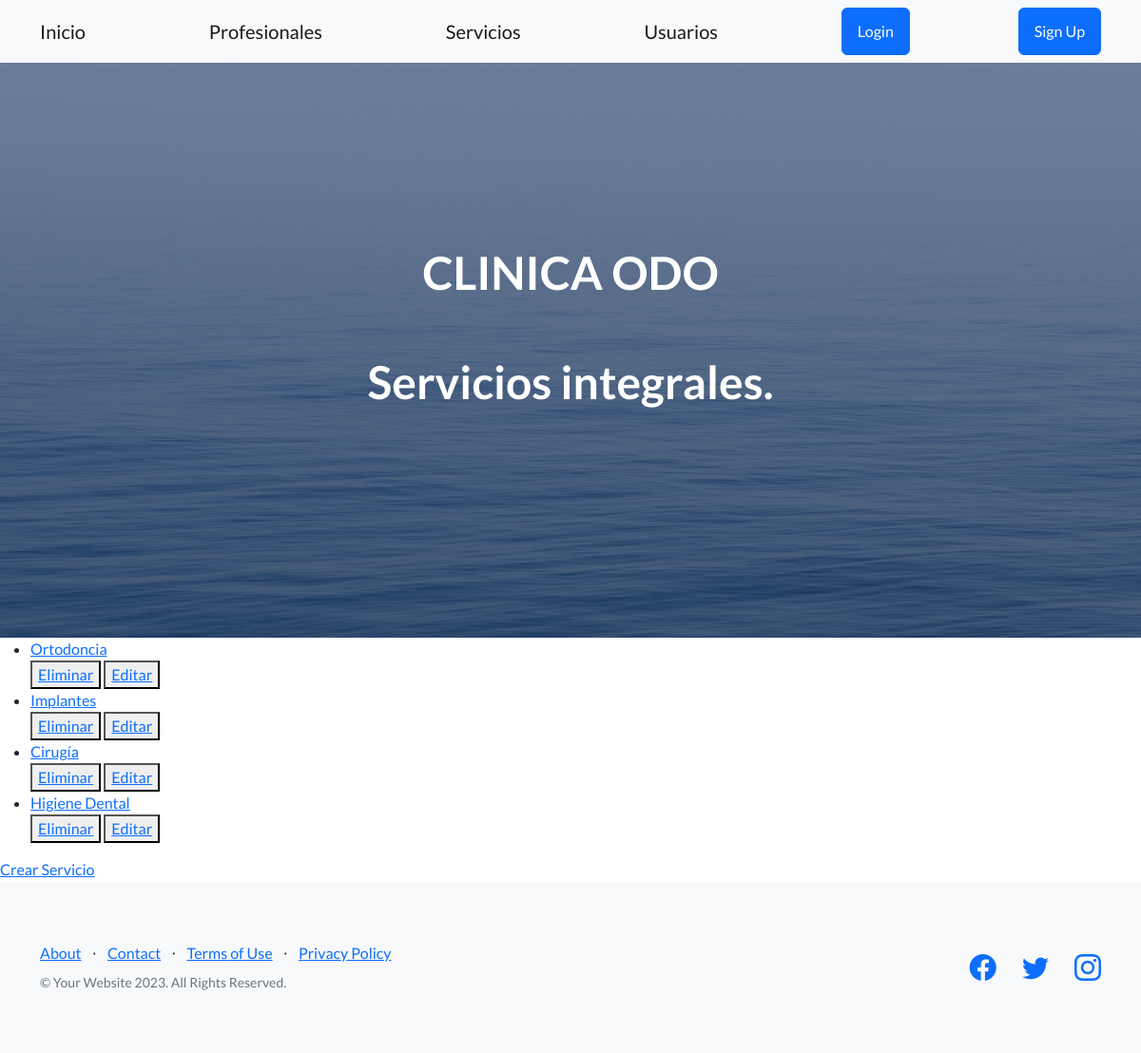
The app's page /ClinicaODO/lista-servicio, older data.
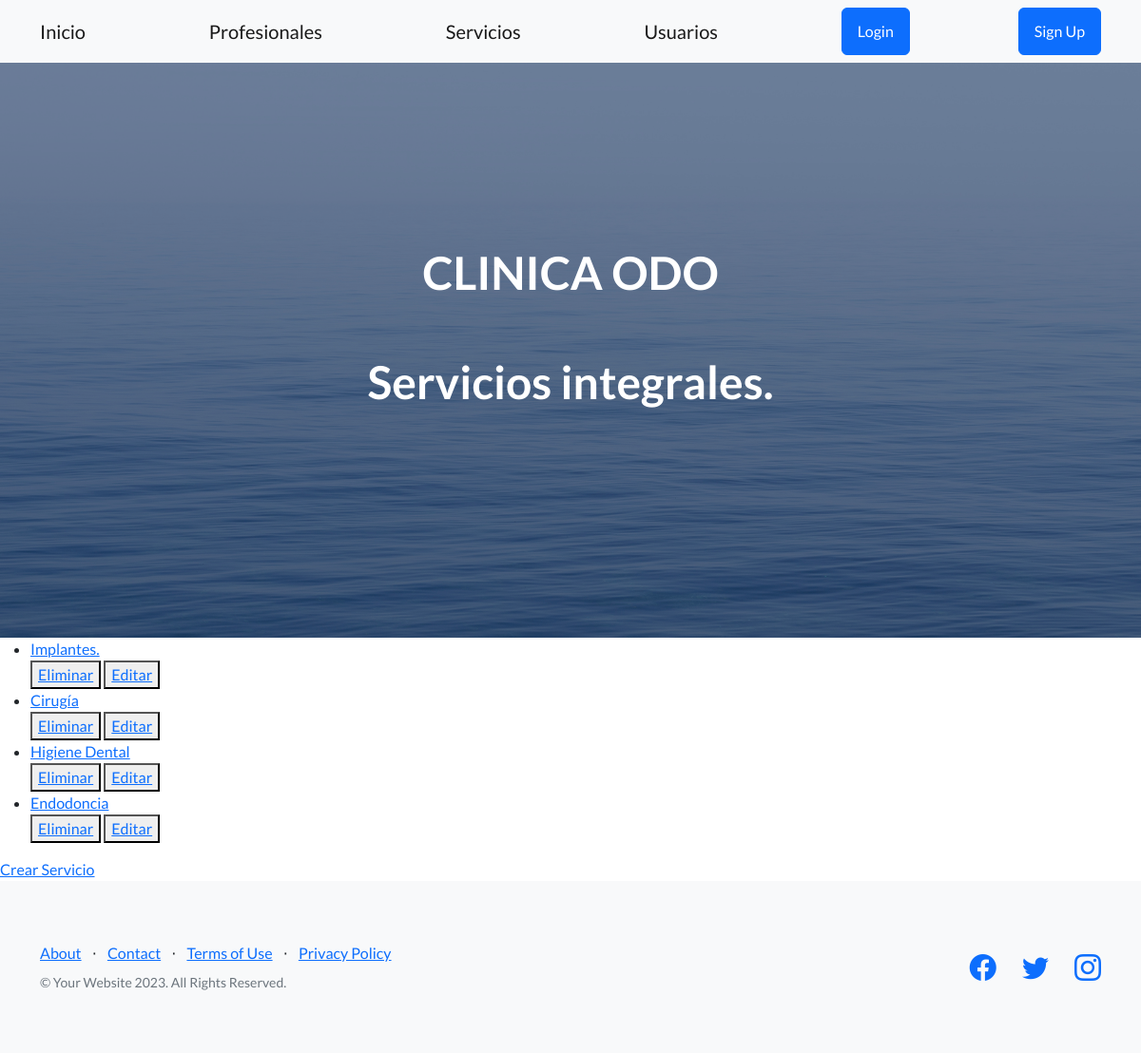
The same page, newer data.
### ClinicaODON/models.py (models this page shows)
class Servicios(models.Model):
   nombre= models.CharField(max_length=50)
   def __str__(self):
      return f'{self.nombre}'

### ClinicaODON/views.py (the view)
# urls.py: path('lista-servicio', ServicioList.as_view(), name="ListaServicios"),
class ServicioList(ListView):
    model = Servicios
    template_name = "servicio_list.html"
    context_object_name= "servicios"

### ClinicaODON/templates/servicio_list.html
{% extends 'padre.html' %}
{% block contenidoQueCambia %}
    <ul>
        {% for  servicio in servicios %}
            <li>
                <a href="{% url 'DetalleServicios' servicio.id %}" > {{servicio}} </a>
            </li>
            <div>
                <button>
                    <a href="{% url 'EliminarServicios' servicio.id %}">Eliminar</a>
                </button>
                <button>
                    <a href="{% url 'ActualizarServicios' servicio.id %}">Editar</a>
                </button>
            </div>
        {% endfor %}
    </ul>
    <a href="{% url 'CreaServicios' %}">Crear Servicio</a>
{% endblock contenidoQueCambia %}

### ClinicaODON/templates/padre.html (shortened to what this page needs)
<!DOCTYPE html>
<html lang="en">
    <head>
        {% load static %}
        <link href="https://cdn.jsdelivr.net/npm/bootstrap-icons@1.5.0/font/bootstrap-icons.css" rel="stylesheet" type="text/css" />
        <link href= "{% static 'css/styles.css' %}" rel="stylesheet" />
    </head>
    <body>
        {% include 'navbar.html' %}
        <header class="masthead">
            <div class="container position-relative">
                <div class="row justify-content-center">
                    <div class="col-xl-6">
                        <div class="text-center text-white">
                            <h1 class="mb-5">CLINICA ODO <br><br/>
                                Servicios integrales.</h1>
                        </div>
                    </div>
                </div>
            </div>
        </header>
        {% block contenidoQueCambia%}
        {% endblock contenidoQueCambia%}
        <footer class="footer bg-light">
            <div class="container">
                <div class="row">
                    <div class="col-lg-6 h-100 text-center text-lg-start my-auto">
                        <ul class="list-inline mb-2">
                            <li class="list-inline-item"><a href="#!">About</a></li>
                            <li class="list-inline-item">⋅</li>
                            <li class="list-inline-item"><a href="#!">Contact</a></li>
                            <li class="list-inline-item">⋅</li>
                            <li class="list-inline-item"><a href="#!">Terms of Use</a></li>
                            <li class="list-inline-item">⋅</li>
                            <li class="list-inline-item"><a href="#!">Privacy Policy</a></li>
                        </ul>
                        <p class="text-muted small mb-4 mb-lg-0">&copy; Your Website 2023. All Rights Reserved.</p>
                    </div>
                    <div class="col-lg-6 h-100 text-center text-lg-end my-auto">
                        <ul class="list-inline mb-0">
                            <li class="list-inline-item me-4">
                                <a href="#!"><i class="bi-facebook fs-3"></i></a>
                            </li>
                            <li class="list-inline-item me-4">
                                <a href="#!"><i class="bi-twitter fs-3"></i></a>
                            </li>
                            <li class="list-inline-item">
                                <a href="#!"><i class="bi-instagram fs-3"></i></a>
                            </li>
                        </ul>
                    </div>
                </div>
            </div>
        </footer>
    </body>
</html>

### ClinicaODON/templates/navbar.html
<nav class="navbar navbar-light bg-light static-top">
    <div class="container">
        <a class="navbar-brand" href="/ClinicaODO/">Inicio</a>
        <a class="navbar-brand" href="/ClinicaODO/lista-profesionales">Profesionales</a>
        <a class="navbar-brand" href="{% url 'ListaServicios' %}">Servicios</a>
        <a class="navbar-brand" href="/ClinicaODO/usuarios">Usuarios</a>
        {% if user.is_authenticated %}
            {% if url %}
                <img src="{{url}}" height="40px" alt="avatar">
            {% endif %}
            <p>Bienvenid@ {{user.username}}</p>
            <a href="{% url 'user_detail' %}">Ver detalles del usuario</a>
            <a class="btn btn-primary" href="{% url 'Logout' %}">Logout</a>
        {% else %}
                <a class="btn btn-primary" href="{% url 'Login' %}">Login</a>
                <a class="btn btn-primary" href="{% url 'Registrar' %}">Sign Up</a>
        {% endif %}
    </div>
</nav>

Row changes from the older to the newer data that the page shows:
removed Servicios: nombre "Ortodoncia"
changed Servicios: nombre "Implantes" → "Implantes."
added Servicios: nombre "Endodoncia"
